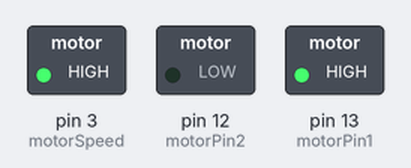
Bench run of a sketch on a simulated Arduino Uno, built with avr-gcc and run on an emulated ATmega328P. On the bench: switched loads named in the sketch (green lamp = pin HIGH).

Above: at 0.1 s.
Timing chart, 0 to 1.6 s (numbered marks = the images above):
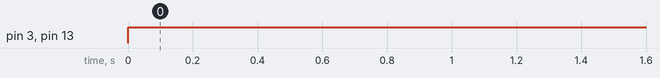

Measured:
- by itself, pin 3 (motorSpeed), pin 13 (motorPin1): LOW → HIGH at 0.00 s

The sketch:

motor_test.ino
```cpp
int motorPin1 = 13;
int motorPin2 = 12;
int motorSpeed = 3;

void setup() {
   pinMode(motorPin1, OUTPUT);
  pinMode(motorPin2, OUTPUT);
  pinMode(motorSpeed, OUTPUT);

}

void loop() {
  digitalWrite(motorPin1, HIGH);
  digitalWrite(motorPin2, LOW);
  analogWrite(motorSpeed, 255);
}
```
